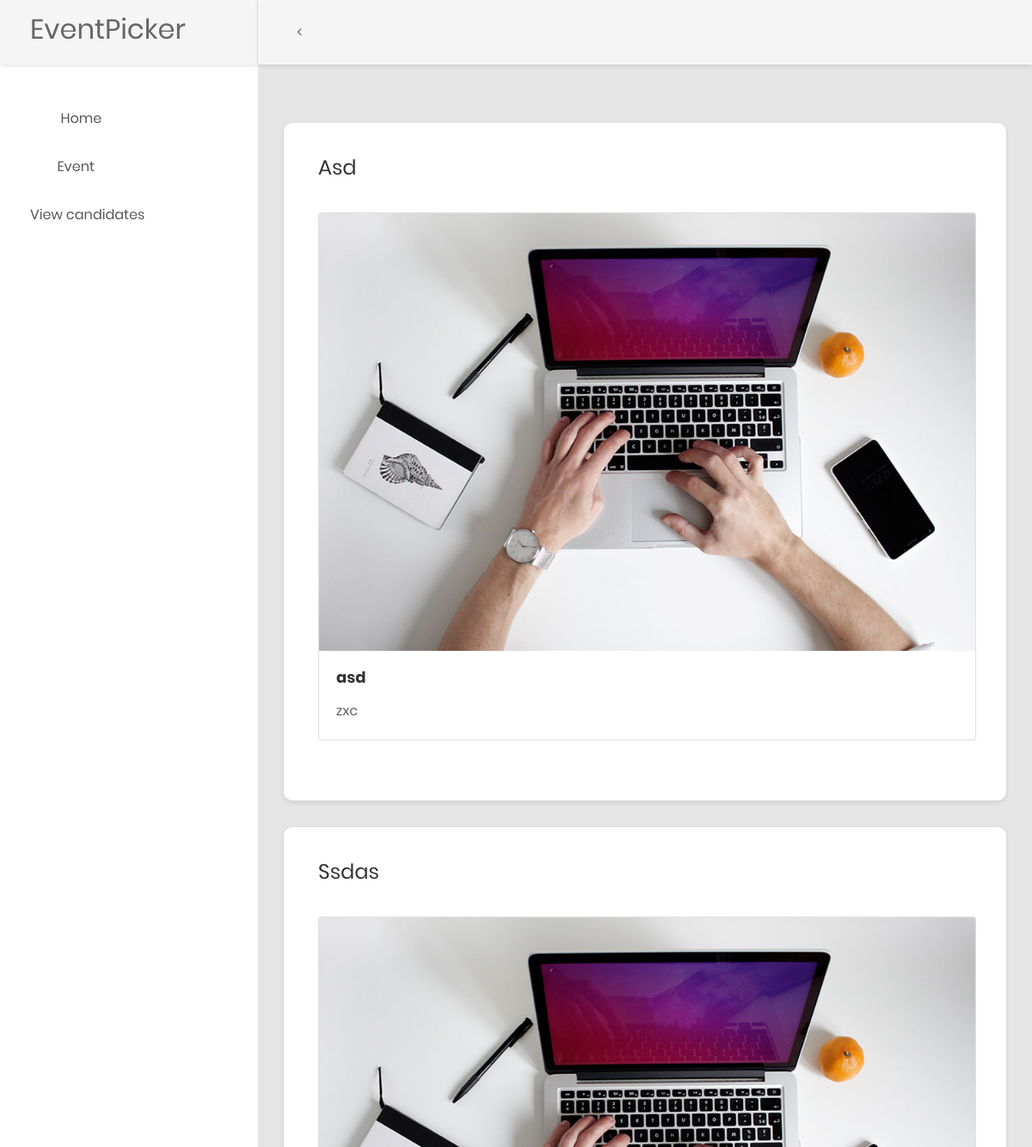
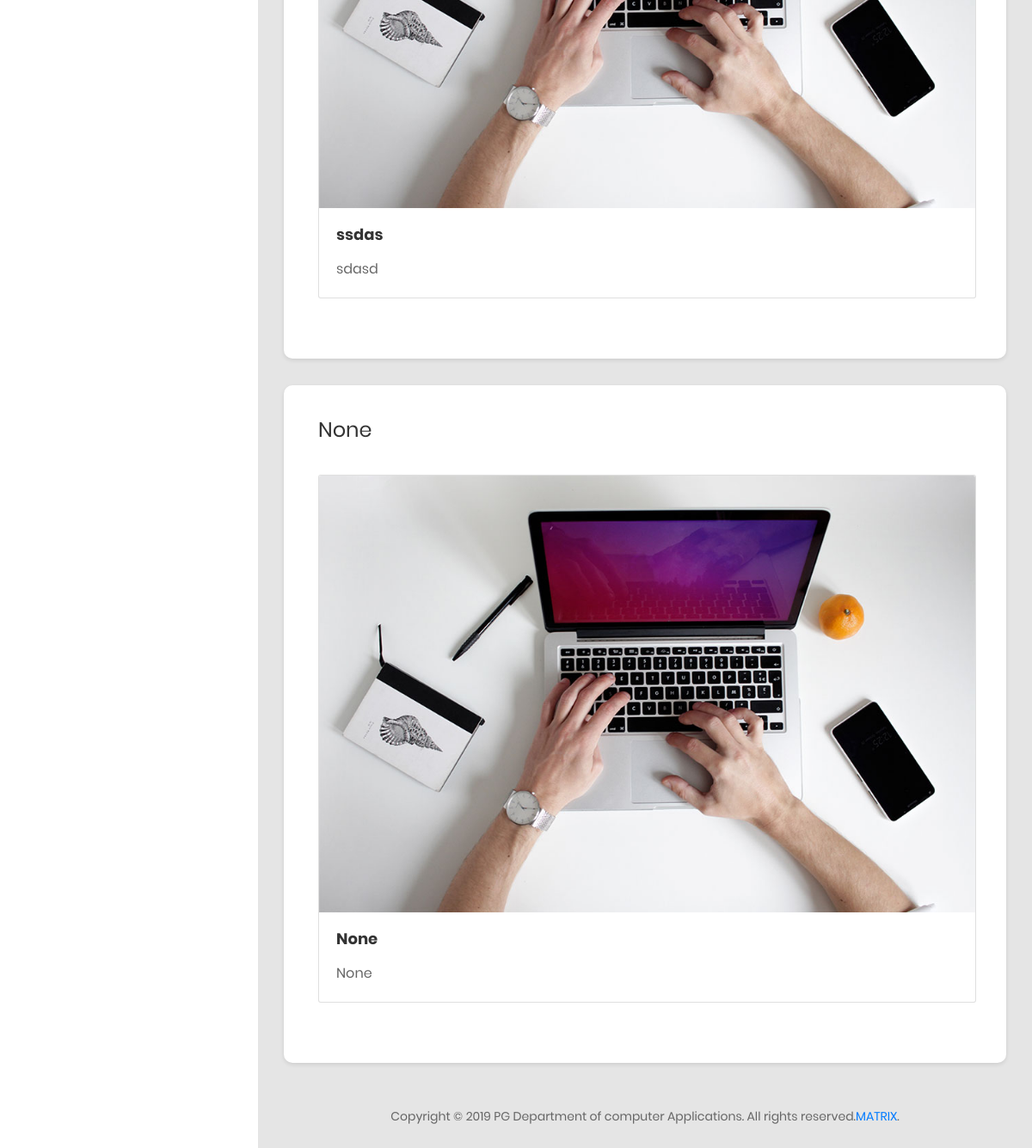
/home/, run on the app's committed database (2 pictures, top to bottom).
### EventApp/models.py (models this page shows)
class Admin(models.Model):
    eventid = models.IntegerField(primary_key=True)
    eventname = models.CharField(max_length=25)
    venue = models.TextField()
    regfee = models.IntegerField()
    tpm = models.IntegerField()
    ddepartment = models.CharField(max_length=200)
    descreption = models.TextField()
    brochure = models.ImageField()
    eventcategory=models.TextField()
    parti=models.IntegerField()
    edate=models.DateField(default=date.today())

### EventApp/views.py (the view)
# urls.py: 2. Add a URL to urlpatterns:  path('', views.home, name='home')
def home(request):
    ob=Admin.objects.all()
    return render(request, 'admin/home.html', context={'data':ob})

### EventApp/templates/admin/home.html (shortened to what this page needs)
{% load static %}
<!DOCTYPE html>
<html lang="en">
<head>
    <link href="{% static 'css/font-face.css' %}" rel="stylesheet" media="all">
    <link href="{% static 'vendor/font-awesome-4.7/css/font-awesome.min.css' %}" rel="stylesheet" media="all">
    <link href="{% static 'vendor/font-awesome-5/css/fontawesome-all.min.css' %}" rel="stylesheet" media="all">
    <link href="{% static 'vendor/mdi-font/css/material-design-iconic-font.min.css' %}" rel="stylesheet" media="all">
    <link href="{% static 'vendor/bootstrap-4.1/bootstrap.min.css' %}" rel="stylesheet" media="all">
    <link href="{% static 'vendor/animsition/animsition.min.css' %}" rel="stylesheet" media="all">
    <link href="{% static 'vendor/bootstrap-progressbar/bootstrap-progressbar-3.3.4.min.css' %}" rel="stylesheet" media="all">
    <link href="{% static 'vendor/wow/animate.css' %}" rel="stylesheet" media="all">
    <link href="{% static 'vendor/css-hamburgers/hamburgers.min.css' %}" rel="stylesheet" media="all">
    <link href="{% static 'vendor/slick/slick.css' %}" rel="stylesheet" media="all">
    <link href="{% static 'vendor/select2/select2.min.css' %}" rel="stylesheet" media="all">
    <link href="{% static 'vendor/perfect-scrollbar/perfect-scrollbar.css' %}" rel="stylesheet" media="all">
    <link href="{% static 'css/theme.css' %}" rel="stylesheet" media="all">
</head>
<body class="animsition">
    <div class="page-wrapper">
-- MENU SIDEBAR-->
        <aside class="menu-sidebar d-none d-lg-block">
            <div class="logo">
                <label style="font-size: xx-large">EventPicker</label>
            </div>
            <div class="menu-sidebar__content js-scrollbar1">
                <nav class="navbar-sidebar">
                    <ul class="list-unstyled navbar__list">
                        <li>
                            <a href="/home"><i class="fa fa-home"></i> Home</a>
                        </li>
                        <li class="has-sub">
                            <a class="js-arrow" href="#">
                                <i class="fa fa-calendar"></i>Event</a>
                        </li>
                        <li>
                                    <a href="/candidate_view">View candidates</a>
                                </li>
                    </ul>
                </nav>
            </div>
        </aside>
        <div class="page-container" >
            <header class="header-desktop" >
                <div class="section__content section__content--p30" >
                    <div class="container-fluid" >
                        <div class="header-wrap" >
                            < <div class="col-md-12">
                    </div>
                </div>
                    </div>
                </div>
            </header>
            <div class="main-content">
                {% for item in data %}
                <div class="section__content section__content--p30">
                    <div class="container-fluid">
                        <div class="row">
                            <div class="col-lg-6">
                            </div>
                            <div class="au-card m-b-30">
                                    <div class="au-card-inner">
                                        <h3 class="title-2 m-b-40">{{item.eventname}}</h3>
                                         <div class="card">
                                            <img class="card-img-top" src="{% static 'images/bg-title-01.jpg' %}" alt="Card image cap">
                                             <div class="card-body">
                                                 <h4 class="card-title mb-3">{{item.eventname}}</h4>
                                                 <p class="card-text">{{item.descreption}}</p>
                                             </div>
                                         </div>
                                    </div>
                                </div>
                        </div>
                    </div>
                </div>
            {% endfor %}
            <div class="row">
                            <div class="col-md-12">
                                <div class="copyright">
                                    <p>Copyright © 2019 PG Department of computer Applications. All rights reserved.<a href="https://www.facebook.com/ignitemarian/?eid=ARD7OH16Kft2MzAtErhhVCa1Dz62zOSN1wwy8qUrby0zk2gGCEPH5lplm8YhjXfw8zWLPT3nyTvc3ZA3">MATRIX</a>.</p>
                                </div>
                            </div>
                        </div>
            </div>
        </div>
    </div>
</body>
</html>

### data on the page
Admin: eventname "Asd", eventname "asd", descreption "zxc"
Admin: eventname "Ssdas", eventname "ssdas", descreption "sdasd"
Admin: eventname "None", descreption "None"
